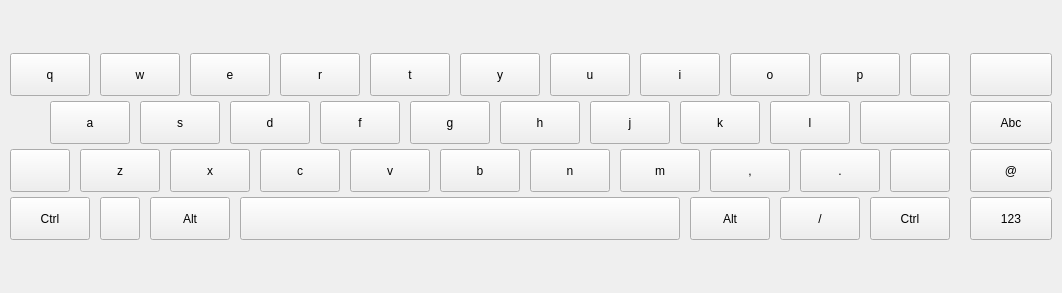
<?xml version="1.0" encoding="UTF-8"?>
<ui version="4.0">
 <class>KeyboardWidget</class>
 <widget class="QWidget" name="KeyboardWidget">
  <property name="windowModality">
   <enum>Qt::NonModal</enum>
  </property>
  <property name="geometry">
   <rect>
    <x>0</x>
    <y>0</y>
    <width>1062</width>
    <height>293</height>
   </rect>
  </property>
  <property name="sizePolicy">
   <sizepolicy hsizetype="Expanding" vsizetype="Fixed">
    <horstretch>0</horstretch>
    <verstretch>0</verstretch>
   </sizepolicy>
  </property>
  <property name="sizeIncrement">
   <size>
    <width>0</width>
    <height>0</height>
   </size>
  </property>
  <property name="windowTitle">
   <string>KeyboardWidget</string>
  </property>
  <layout class="QHBoxLayout" name="layout">
   <property name="spacing">
    <number>0</number>
   </property>
   <property name="sizeConstraint">
    <enum>QLayout::SetMinAndMaxSize</enum>
   </property>
   <property name="leftMargin">
    <number>0</number>
   </property>
   <property name="topMargin">
    <number>0</number>
   </property>
   <property name="rightMargin">
    <number>0</number>
   </property>
   <property name="bottomMargin">
    <number>0</number>
   </property>
   <item>
    <layout class="QHBoxLayout" name="hl_main">
     <property name="spacing">
      <number>20</number>
     </property>
     <property name="sizeConstraint">
      <enum>QLayout::SetNoConstraint</enum>
     </property>
     <property name="leftMargin">
      <number>10</number>
     </property>
     <property name="topMargin">
      <number>10</number>
     </property>
     <property name="rightMargin">
      <number>10</number>
     </property>
     <property name="bottomMargin">
      <number>10</number>
     </property>
     <item>
      <widget class="QStackedWidget" name="stackedWidget">
       <property name="currentIndex">
        <number>0</number>
       </property>
       <widget class="QWidget" name="page_letter">
        <layout class="QVBoxLayout" name="verticalLayout_4">
         <property name="spacing">
          <number>0</number>
         </property>
         <property name="sizeConstraint">
          <enum>QLayout::SetNoConstraint</enum>
         </property>
         <property name="leftMargin">
          <number>0</number>
         </property>
         <property name="topMargin">
          <number>0</number>
         </property>
         <property name="rightMargin">
          <number>0</number>
         </property>
         <property name="bottomMargin">
          <number>0</number>
         </property>
         <item>
          <layout class="QVBoxLayout" name="vl_page_letter">
           <property name="spacing">
            <number>5</number>
           </property>
           <property name="sizeConstraint">
            <enum>QLayout::SetNoConstraint</enum>
           </property>
           <item>
            <spacer name="vs_lefttop">
             <property name="orientation">
              <enum>Qt::Vertical</enum>
             </property>
             <property name="sizeHint" stdset="0">
              <size>
               <width>20</width>
               <height>40</height>
              </size>
             </property>
            </spacer>
           </item>
           <item>
            <layout class="QHBoxLayout" name="hl_1">
             <property name="spacing">
              <number>10</number>
             </property>
             <property name="sizeConstraint">
              <enum>QLayout::SetNoConstraint</enum>
             </property>
             <item>
              <widget class="QPushButton" name="btn_0">
               <property name="sizePolicy">
                <sizepolicy hsizetype="Minimum" vsizetype="Expanding">
                 <horstretch>0</horstretch>
                 <verstretch>0</verstretch>
                </sizepolicy>
               </property>
               <property name="text">
                <string notr="true">q</string>
               </property>
              </widget>
             </item>
             <item>
              <widget class="QPushButton" name="btn_1">
               <property name="sizePolicy">
                <sizepolicy hsizetype="Minimum" vsizetype="Expanding">
                 <horstretch>0</horstretch>
                 <verstretch>0</verstretch>
                </sizepolicy>
               </property>
               <property name="text">
                <string notr="true">w</string>
               </property>
              </widget>
             </item>
             <item>
              <widget class="QPushButton" name="btn_2">
               <property name="sizePolicy">
                <sizepolicy hsizetype="Minimum" vsizetype="Expanding">
                 <horstretch>0</horstretch>
                 <verstretch>0</verstretch>
                </sizepolicy>
               </property>
               <property name="text">
                <string notr="true">e</string>
               </property>
              </widget>
             </item>
             <item>
              <widget class="QPushButton" name="btn_3">
               <property name="sizePolicy">
                <sizepolicy hsizetype="Minimum" vsizetype="Expanding">
                 <horstretch>0</horstretch>
                 <verstretch>0</verstretch>
                </sizepolicy>
               </property>
               <property name="text">
                <string notr="true">r</string>
               </property>
              </widget>
             </item>
             <item>
              <widget class="QPushButton" name="btn_4">
               <property name="sizePolicy">
                <sizepolicy hsizetype="Minimum" vsizetype="Expanding">
                 <horstretch>0</horstretch>
                 <verstretch>0</verstretch>
                </sizepolicy>
               </property>
               <property name="text">
                <string notr="true">t</string>
               </property>
              </widget>
             </item>
             <item>
              <widget class="QPushButton" name="btn_5">
               <property name="sizePolicy">
                <sizepolicy hsizetype="Minimum" vsizetype="Expanding">
                 <horstretch>0</horstretch>
                 <verstretch>0</verstretch>
                </sizepolicy>
               </property>
               <property name="text">
                <string notr="true">y</string>
               </property>
              </widget>
             </item>
             <item>
              <widget class="QPushButton" name="btn_6">
               <property name="sizePolicy">
                <sizepolicy hsizetype="Minimum" vsizetype="Expanding">
                 <horstretch>0</horstretch>
                 <verstretch>0</verstretch>
                </sizepolicy>
               </property>
               <property name="text">
                <string notr="true">u</string>
               </property>
              </widget>
             </item>
             <item>
              <widget class="QPushButton" name="btn_7">
               <property name="sizePolicy">
                <sizepolicy hsizetype="Minimum" vsizetype="Expanding">
                 <horstretch>0</horstretch>
                 <verstretch>0</verstretch>
                </sizepolicy>
               </property>
               <property name="text">
                <string notr="true">i</string>
               </property>
              </widget>
             </item>
             <item>
              <widget class="QPushButton" name="btn_8">
               <property name="sizePolicy">
                <sizepolicy hsizetype="Minimum" vsizetype="Expanding">
                 <horstretch>0</horstretch>
                 <verstretch>0</verstretch>
                </sizepolicy>
               </property>
               <property name="text">
                <string notr="true">o</string>
               </property>
              </widget>
             </item>
             <item>
              <widget class="QPushButton" name="btn_9">
               <property name="sizePolicy">
                <sizepolicy hsizetype="Minimum" vsizetype="Expanding">
                 <horstretch>0</horstretch>
                 <verstretch>0</verstretch>
                </sizepolicy>
               </property>
               <property name="text">
                <string notr="true">p</string>
               </property>
              </widget>
             </item>
             <item>
              <widget class="QPushButton" name="btn_backspace">
               <property name="sizePolicy">
                <sizepolicy hsizetype="Minimum" vsizetype="Expanding">
                 <horstretch>0</horstretch>
                 <verstretch>0</verstretch>
                </sizepolicy>
               </property>
               <property name="text">
                <string/>
               </property>
              </widget>
             </item>
            </layout>
           </item>
           <item>
            <layout class="QHBoxLayout" name="hl_2">
             <property name="spacing">
              <number>10</number>
             </property>
             <property name="sizeConstraint">
              <enum>QLayout::SetNoConstraint</enum>
             </property>
             <item>
              <spacer name="spacer_2">
               <property name="orientation">
                <enum>Qt::Horizontal</enum>
               </property>
               <property name="sizeType">
                <enum>QSizePolicy::Maximum</enum>
               </property>
               <property name="sizeHint" stdset="0">
                <size>
                 <width>40</width>
                 <height>20</height>
                </size>
               </property>
              </spacer>
             </item>
             <item>
              <widget class="QPushButton" name="btn_10">
               <property name="sizePolicy">
                <sizepolicy hsizetype="Minimum" vsizetype="Expanding">
                 <horstretch>0</horstretch>
                 <verstretch>0</verstretch>
                </sizepolicy>
               </property>
               <property name="text">
                <string notr="true">a</string>
               </property>
              </widget>
             </item>
             <item>
              <widget class="QPushButton" name="btn_11">
               <property name="sizePolicy">
                <sizepolicy hsizetype="Minimum" vsizetype="Expanding">
                 <horstretch>0</horstretch>
                 <verstretch>0</verstretch>
                </sizepolicy>
               </property>
               <property name="text">
                <string notr="true">s</string>
               </property>
              </widget>
             </item>
             <item>
              <widget class="QPushButton" name="btn_12">
               <property name="sizePolicy">
                <sizepolicy hsizetype="Minimum" vsizetype="Expanding">
                 <horstretch>0</horstretch>
                 <verstretch>0</verstretch>
                </sizepolicy>
               </property>
               <property name="text">
                <string notr="true">d</string>
               </property>
              </widget>
             </item>
             <item>
              <widget class="QPushButton" name="btn_13">
               <property name="sizePolicy">
                <sizepolicy hsizetype="Minimum" vsizetype="Expanding">
                 <horstretch>0</horstretch>
                 <verstretch>0</verstretch>
                </sizepolicy>
               </property>
               <property name="text">
                <string notr="true">f</string>
               </property>
              </widget>
             </item>
             <item>
              <widget class="QPushButton" name="btn_14">
               <property name="sizePolicy">
                <sizepolicy hsizetype="Minimum" vsizetype="Expanding">
                 <horstretch>0</horstretch>
                 <verstretch>0</verstretch>
                </sizepolicy>
               </property>
               <property name="text">
                <string notr="true">g</string>
               </property>
              </widget>
             </item>
             <item>
              <widget class="QPushButton" name="btn_15">
               <property name="sizePolicy">
                <sizepolicy hsizetype="Minimum" vsizetype="Expanding">
                 <horstretch>0</horstretch>
                 <verstretch>0</verstretch>
                </sizepolicy>
               </property>
               <property name="text">
                <string notr="true">h</string>
               </property>
              </widget>
             </item>
             <item>
              <widget class="QPushButton" name="btn_16">
               <property name="sizePolicy">
                <sizepolicy hsizetype="Minimum" vsizetype="Expanding">
                 <horstretch>0</horstretch>
                 <verstretch>0</verstretch>
                </sizepolicy>
               </property>
               <property name="text">
                <string notr="true">j</string>
               </property>
              </widget>
             </item>
             <item>
              <widget class="QPushButton" name="btn_17">
               <property name="sizePolicy">
                <sizepolicy hsizetype="Minimum" vsizetype="Expanding">
                 <horstretch>0</horstretch>
                 <verstretch>0</verstretch>
                </sizepolicy>
               </property>
               <property name="text">
                <string notr="true">k</string>
               </property>
              </widget>
             </item>
             <item>
              <widget class="QPushButton" name="btn_18">
               <property name="sizePolicy">
                <sizepolicy hsizetype="Minimum" vsizetype="Expanding">
                 <horstretch>0</horstretch>
                 <verstretch>0</verstretch>
                </sizepolicy>
               </property>
               <property name="text">
                <string notr="true">l</string>
               </property>
              </widget>
             </item>
             <item>
              <widget class="QPushButton" name="btn_enter">
               <property name="sizePolicy">
                <sizepolicy hsizetype="Expanding" vsizetype="Expanding">
                 <horstretch>0</horstretch>
                 <verstretch>0</verstretch>
                </sizepolicy>
               </property>
               <property name="styleSheet">
                <string notr="true"/>
               </property>
               <property name="text">
                <string notr="true"/>
               </property>
              </widget>
             </item>
            </layout>
           </item>
           <item>
            <layout class="QHBoxLayout" name="hl_3">
             <property name="spacing">
              <number>10</number>
             </property>
             <property name="sizeConstraint">
              <enum>QLayout::SetNoConstraint</enum>
             </property>
             <item>
              <widget class="QPushButton" name="btn_shift_l">
               <property name="sizePolicy">
                <sizepolicy hsizetype="MinimumExpanding" vsizetype="Expanding">
                 <horstretch>0</horstretch>
                 <verstretch>0</verstretch>
                </sizepolicy>
               </property>
               <property name="styleSheet">
                <string notr="true"/>
               </property>
               <property name="text">
                <string notr="true"/>
               </property>
              </widget>
             </item>
             <item>
              <widget class="QPushButton" name="btn_19">
               <property name="sizePolicy">
                <sizepolicy hsizetype="Minimum" vsizetype="Expanding">
                 <horstretch>0</horstretch>
                 <verstretch>0</verstretch>
                </sizepolicy>
               </property>
               <property name="text">
                <string notr="true">z</string>
               </property>
              </widget>
             </item>
             <item>
              <widget class="QPushButton" name="btn_20">
               <property name="sizePolicy">
                <sizepolicy hsizetype="Minimum" vsizetype="Expanding">
                 <horstretch>0</horstretch>
                 <verstretch>0</verstretch>
                </sizepolicy>
               </property>
               <property name="text">
                <string notr="true">x</string>
               </property>
              </widget>
             </item>
             <item>
              <widget class="QPushButton" name="btn_21">
               <property name="sizePolicy">
                <sizepolicy hsizetype="Minimum" vsizetype="Expanding">
                 <horstretch>0</horstretch>
                 <verstretch>0</verstretch>
                </sizepolicy>
               </property>
               <property name="text">
                <string notr="true">c</string>
               </property>
              </widget>
             </item>
             <item>
              <widget class="QPushButton" name="btn_22">
               <property name="sizePolicy">
                <sizepolicy hsizetype="Minimum" vsizetype="Expanding">
                 <horstretch>0</horstretch>
                 <verstretch>0</verstretch>
                </sizepolicy>
               </property>
               <property name="text">
                <string notr="true">v</string>
               </property>
              </widget>
             </item>
             <item>
              <widget class="QPushButton" name="btn_23">
               <property name="sizePolicy">
                <sizepolicy hsizetype="Minimum" vsizetype="Expanding">
                 <horstretch>0</horstretch>
                 <verstretch>0</verstretch>
                </sizepolicy>
               </property>
               <property name="text">
                <string notr="true">b</string>
               </property>
              </widget>
             </item>
             <item>
              <widget class="QPushButton" name="btn_24">
               <property name="sizePolicy">
                <sizepolicy hsizetype="Minimum" vsizetype="Expanding">
                 <horstretch>0</horstretch>
                 <verstretch>0</verstretch>
                </sizepolicy>
               </property>
               <property name="text">
                <string notr="true">n</string>
               </property>
              </widget>
             </item>
             <item>
              <widget class="QPushButton" name="btn_25">
               <property name="sizePolicy">
                <sizepolicy hsizetype="Minimum" vsizetype="Expanding">
                 <horstretch>0</horstretch>
                 <verstretch>0</verstretch>
                </sizepolicy>
               </property>
               <property name="text">
                <string notr="true">m</string>
               </property>
              </widget>
             </item>
             <item>
              <widget class="QPushButton" name="btn_26">
               <property name="sizePolicy">
                <sizepolicy hsizetype="Minimum" vsizetype="Expanding">
                 <horstretch>0</horstretch>
                 <verstretch>0</verstretch>
                </sizepolicy>
               </property>
               <property name="text">
                <string notr="true">,</string>
               </property>
              </widget>
             </item>
             <item>
              <widget class="QPushButton" name="btn_27">
               <property name="sizePolicy">
                <sizepolicy hsizetype="Minimum" vsizetype="Expanding">
                 <horstretch>0</horstretch>
                 <verstretch>0</verstretch>
                </sizepolicy>
               </property>
               <property name="text">
                <string notr="true">.</string>
               </property>
              </widget>
             </item>
             <item>
              <widget class="QPushButton" name="btn_shift_r">
               <property name="sizePolicy">
                <sizepolicy hsizetype="MinimumExpanding" vsizetype="Expanding">
                 <horstretch>0</horstretch>
                 <verstretch>0</verstretch>
                </sizepolicy>
               </property>
               <property name="styleSheet">
                <string notr="true"/>
               </property>
               <property name="text">
                <string notr="true"/>
               </property>
              </widget>
             </item>
            </layout>
           </item>
           <item>
            <layout class="QHBoxLayout" name="hl_4">
             <property name="spacing">
              <number>10</number>
             </property>
             <property name="sizeConstraint">
              <enum>QLayout::SetNoConstraint</enum>
             </property>
             <item>
              <widget class="QPushButton" name="btn_ctrl_l">
               <property name="sizePolicy">
                <sizepolicy hsizetype="Minimum" vsizetype="Expanding">
                 <horstretch>0</horstretch>
                 <verstretch>0</verstretch>
                </sizepolicy>
               </property>
               <property name="styleSheet">
                <string notr="true"/>
               </property>
               <property name="text">
                <string notr="true">Ctrl</string>
               </property>
              </widget>
             </item>
             <item>
              <widget class="QPushButton" name="btn_super">
               <property name="sizePolicy">
                <sizepolicy hsizetype="Minimum" vsizetype="Expanding">
                 <horstretch>0</horstretch>
                 <verstretch>0</verstretch>
                </sizepolicy>
               </property>
               <property name="text">
                <string notr="true"/>
               </property>
              </widget>
             </item>
             <item>
              <widget class="QPushButton" name="btn_alt_l">
               <property name="sizePolicy">
                <sizepolicy hsizetype="Minimum" vsizetype="Expanding">
                 <horstretch>0</horstretch>
                 <verstretch>0</verstretch>
                </sizepolicy>
               </property>
               <property name="text">
                <string notr="true">Alt</string>
               </property>
              </widget>
             </item>
             <item>
              <widget class="QPushButton" name="btn_space">
               <property name="sizePolicy">
                <sizepolicy hsizetype="Expanding" vsizetype="Expanding">
                 <horstretch>0</horstretch>
                 <verstretch>0</verstretch>
                </sizepolicy>
               </property>
               <property name="text">
                <string notr="true"/>
               </property>
              </widget>
             </item>
             <item>
              <widget class="QPushButton" name="btn_alt_r">
               <property name="sizePolicy">
                <sizepolicy hsizetype="Minimum" vsizetype="Expanding">
                 <horstretch>0</horstretch>
                 <verstretch>0</verstretch>
                </sizepolicy>
               </property>
               <property name="text">
                <string notr="true">Alt</string>
               </property>
              </widget>
             </item>
             <item>
              <widget class="QPushButton" name="btn_28">
               <property name="sizePolicy">
                <sizepolicy hsizetype="Minimum" vsizetype="Expanding">
                 <horstretch>0</horstretch>
                 <verstretch>0</verstretch>
                </sizepolicy>
               </property>
               <property name="text">
                <string notr="true">/</string>
               </property>
              </widget>
             </item>
             <item>
              <widget class="QPushButton" name="btn_ctrl_r">
               <property name="sizePolicy">
                <sizepolicy hsizetype="Minimum" vsizetype="Expanding">
                 <horstretch>0</horstretch>
                 <verstretch>0</verstretch>
                </sizepolicy>
               </property>
               <property name="text">
                <string notr="true">Ctrl</string>
               </property>
              </widget>
             </item>
            </layout>
           </item>
           <item>
            <spacer name="vs_leftbottom">
             <property name="orientation">
              <enum>Qt::Vertical</enum>
             </property>
             <property name="sizeHint" stdset="0">
              <size>
               <width>20</width>
               <height>40</height>
              </size>
             </property>
            </spacer>
           </item>
          </layout>
         </item>
        </layout>
       </widget>
       <widget class="QWidget" name="page_number">
        <layout class="QHBoxLayout" name="horizontalLayout_4">
         <property name="sizeConstraint">
          <enum>QLayout::SetNoConstraint</enum>
         </property>
         <item>
          <spacer name="horizontalSpacer_2">
           <property name="orientation">
            <enum>Qt::Horizontal</enum>
           </property>
           <property name="sizeHint" stdset="0">
            <size>
             <width>40</width>
             <height>20</height>
            </size>
           </property>
          </spacer>
         </item>
         <item>
          <layout class="QHBoxLayout" name="horizontalLayout_3">
           <property name="spacing">
            <number>10</number>
           </property>
           <property name="sizeConstraint">
            <enum>QLayout::SetNoConstraint</enum>
           </property>
           <item>
            <layout class="QGridLayout" name="gridLayout">
             <property name="sizeConstraint">
              <enum>QLayout::SetNoConstraint</enum>
             </property>
             <property name="spacing">
              <number>10</number>
             </property>
             <item row="0" column="2">
              <widget class="QPushButton" name="btn_num_9">
               <property name="sizePolicy">
                <sizepolicy hsizetype="Minimum" vsizetype="Expanding">
                 <horstretch>0</horstretch>
                 <verstretch>0</verstretch>
                </sizepolicy>
               </property>
               <property name="text">
                <string notr="true">9</string>
               </property>
              </widget>
             </item>
             <item row="1" column="1">
              <widget class="QPushButton" name="btn_num_5">
               <property name="sizePolicy">
                <sizepolicy hsizetype="Minimum" vsizetype="Expanding">
                 <horstretch>0</horstretch>
                 <verstretch>0</verstretch>
                </sizepolicy>
               </property>
               <property name="text">
                <string notr="true">5</string>
               </property>
              </widget>
             </item>
             <item row="0" column="1">
              <widget class="QPushButton" name="btn_num_8">
               <property name="sizePolicy">
                <sizepolicy hsizetype="Minimum" vsizetype="Expanding">
                 <horstretch>0</horstretch>
                 <verstretch>0</verstretch>
                </sizepolicy>
               </property>
               <property name="text">
                <string notr="true">8</string>
               </property>
              </widget>
             </item>
             <item row="1" column="0">
              <widget class="QPushButton" name="btn_num_4">
               <property name="sizePolicy">
                <sizepolicy hsizetype="Minimum" vsizetype="Expanding">
                 <horstretch>0</horstretch>
                 <verstretch>0</verstretch>
                </sizepolicy>
               </property>
               <property name="text">
                <string notr="true">4</string>
               </property>
              </widget>
             </item>
             <item row="2" column="1">
              <widget class="QPushButton" name="btn_num_2">
               <property name="sizePolicy">
                <sizepolicy hsizetype="Minimum" vsizetype="Expanding">
                 <horstretch>0</horstretch>
                 <verstretch>0</verstretch>
                </sizepolicy>
               </property>
               <property name="text">
                <string notr="true">2</string>
               </property>
              </widget>
             </item>
             <item row="0" column="0">
              <widget class="QPushButton" name="btn_num_7">
               <property name="sizePolicy">
                <sizepolicy hsizetype="Minimum" vsizetype="Expanding">
                 <horstretch>0</horstretch>
                 <verstretch>0</verstretch>
                </sizepolicy>
               </property>
               <property name="text">
                <string notr="true">7</string>
               </property>
              </widget>
             </item>
             <item row="2" column="0">
              <widget class="QPushButton" name="btn_num_1">
               <property name="sizePolicy">
                <sizepolicy hsizetype="Minimum" vsizetype="Expanding">
                 <horstretch>0</horstretch>
                 <verstretch>0</verstretch>
                </sizepolicy>
               </property>
               <property name="text">
                <string notr="true">1</string>
               </property>
              </widget>
             </item>
             <item row="1" column="2">
              <widget class="QPushButton" name="btn_num_6">
               <property name="sizePolicy">
                <sizepolicy hsizetype="Minimum" vsizetype="Expanding">
                 <horstretch>0</horstretch>
                 <verstretch>0</verstretch>
                </sizepolicy>
               </property>
               <property name="text">
                <string notr="true">6</string>
               </property>
              </widget>
             </item>
             <item row="2" column="2">
              <widget class="QPushButton" name="btn_num_3">
               <property name="sizePolicy">
                <sizepolicy hsizetype="Minimum" vsizetype="Expanding">
                 <horstretch>0</horstretch>
                 <verstretch>0</verstretch>
                </sizepolicy>
               </property>
               <property name="text">
                <string notr="true">3</string>
               </property>
              </widget>
             </item>
             <item row="4" column="0" colspan="2">
              <widget class="QPushButton" name="btn_num_0">
               <property name="sizePolicy">
                <sizepolicy hsizetype="Minimum" vsizetype="Expanding">
                 <horstretch>0</horstretch>
                 <verstretch>0</verstretch>
                </sizepolicy>
               </property>
               <property name="text">
                <string notr="true">0</string>
               </property>
              </widget>
             </item>
             <item row="4" column="2">
              <widget class="QPushButton" name="btn_backspace_num">
               <property name="sizePolicy">
                <sizepolicy hsizetype="Minimum" vsizetype="Expanding">
                 <horstretch>0</horstretch>
                 <verstretch>0</verstretch>
                </sizepolicy>
               </property>
               <property name="text">
                <string/>
               </property>
              </widget>
             </item>
            </layout>
           </item>
           <item>
            <spacer name="horizontalSpacer_3">
             <property name="orientation">
              <enum>Qt::Horizontal</enum>
             </property>
             <property name="sizeHint" stdset="0">
              <size>
               <width>40</width>
               <height>20</height>
              </size>
             </property>
            </spacer>
           </item>
           <item>
            <layout class="QGridLayout" name="gridLayout_2">
             <property name="sizeConstraint">
              <enum>QLayout::SetNoConstraint</enum>
             </property>
             <property name="spacing">
              <number>10</number>
             </property>
             <item row="1" column="2">
              <widget class="QPushButton" name="btn_delete">
               <property name="sizePolicy">
                <sizepolicy hsizetype="Minimum" vsizetype="Expanding">
                 <horstretch>0</horstretch>
                 <verstretch>0</verstretch>
                </sizepolicy>
               </property>
               <property name="text">
                <string notr="true">Delete</string>
               </property>
              </widget>
             </item>
             <item row="1" column="3">
              <widget class="QPushButton" name="btn_end">
               <property name="sizePolicy">
                <sizepolicy hsizetype="Minimum" vsizetype="Expanding">
                 <horstretch>0</horstretch>
                 <verstretch>0</verstretch>
                </sizepolicy>
               </property>
               <property name="text">
                <string notr="true">End</string>
               </property>
              </widget>
             </item>
             <item row="0" column="2">
              <widget class="QPushButton" name="btn_insert">
               <property name="sizePolicy">
                <sizepolicy hsizetype="Minimum" vsizetype="Expanding">
                 <horstretch>0</horstretch>
                 <verstretch>0</verstretch>
                </sizepolicy>
               </property>
               <property name="text">
                <string notr="true">Insert</string>
               </property>
              </widget>
             </item>
             <item row="0" column="4">
              <widget class="QPushButton" name="btn_pgup">
               <property name="sizePolicy">
                <sizepolicy hsizetype="Minimum" vsizetype="Expanding">
                 <horstretch>0</horstretch>
                 <verstretch>0</verstretch>
                </sizepolicy>
               </property>
               <property name="text">
                <string notr="true">PgUp</string>
               </property>
              </widget>
             </item>
             <item row="3" column="4">
              <widget class="QPushButton" name="btn_right">
               <property name="sizePolicy">
                <sizepolicy hsizetype="Minimum" vsizetype="Expanding">
                 <horstretch>0</horstretch>
                 <verstretch>0</verstretch>
                </sizepolicy>
               </property>
               <property name="text">
                <string notr="true"/>
               </property>
              </widget>
             </item>
             <item row="3" column="2">
              <widget class="QPushButton" name="btn_left">
               <property name="sizePolicy">
                <sizepolicy hsizetype="Minimum" vsizetype="Expanding">
                 <horstretch>0</horstretch>
                 <verstretch>0</verstretch>
                </sizepolicy>
               </property>
               <property name="text">
                <string notr="true"/>
               </property>
              </widget>
             </item>
             <item row="0" column="3">
              <widget class="QPushButton" name="btn_home">
               <property name="sizePolicy">
                <sizepolicy hsizetype="Minimum" vsizetype="Expanding">
                 <horstretch>0</horstretch>
                 <verstretch>0</verstretch>
                </sizepolicy>
               </property>
               <property name="text">
                <string notr="true">Home</string>
               </property>
              </widget>
             </item>
             <item row="3" column="3">
              <widget class="QPushButton" name="btn_down">
               <property name="sizePolicy">
                <sizepolicy hsizetype="Minimum" vsizetype="Expanding">
                 <horstretch>0</horstretch>
                 <verstretch>0</verstretch>
                </sizepolicy>
               </property>
               <property name="text">
                <string notr="true"/>
               </property>
              </widget>
             </item>
             <item row="2" column="3">
              <widget class="QPushButton" name="btn_up">
               <property name="sizePolicy">
                <sizepolicy hsizetype="Minimum" vsizetype="Expanding">
                 <horstretch>0</horstretch>
                 <verstretch>0</verstretch>
                </sizepolicy>
               </property>
               <property name="text">
                <string notr="true"/>
               </property>
              </widget>
             </item>
             <item row="1" column="4">
              <widget class="QPushButton" name="btn_pgdn">
               <property name="sizePolicy">
                <sizepolicy hsizetype="Minimum" vsizetype="Expanding">
                 <horstretch>0</horstretch>
                 <verstretch>0</verstretch>
                </sizepolicy>
               </property>
               <property name="text">
                <string notr="true">PgDn</string>
               </property>
              </widget>
             </item>
            </layout>
           </item>
          </layout>
         </item>
         <item>
          <spacer name="horizontalSpacer_4">
           <property name="orientation">
            <enum>Qt::Horizontal</enum>
           </property>
           <property name="sizeHint" stdset="0">
            <size>
             <width>40</width>
             <height>20</height>
            </size>
           </property>
          </spacer>
         </item>
        </layout>
       </widget>
      </widget>
     </item>
     <item>
      <layout class="QVBoxLayout" name="vl_right">
       <property name="spacing">
        <number>5</number>
       </property>
       <property name="sizeConstraint">
        <enum>QLayout::SetNoConstraint</enum>
       </property>
       <property name="leftMargin">
        <number>0</number>
       </property>
       <property name="topMargin">
        <number>0</number>
       </property>
       <property name="rightMargin">
        <number>0</number>
       </property>
       <property name="bottomMargin">
        <number>0</number>
       </property>
       <item>
        <spacer name="vs_righttop">
         <property name="orientation">
          <enum>Qt::Vertical</enum>
         </property>
         <property name="sizeHint" stdset="0">
          <size>
           <width>20</width>
           <height>40</height>
          </size>
         </property>
        </spacer>
       </item>
       <item>
        <widget class="QPushButton" name="btn_close">
         <property name="sizePolicy">
          <sizepolicy hsizetype="Expanding" vsizetype="Expanding">
           <horstretch>0</horstretch>
           <verstretch>0</verstretch>
          </sizepolicy>
         </property>
         <property name="maximumSize">
          <size>
           <width>100</width>
           <height>16777215</height>
          </size>
         </property>
         <property name="text">
          <string notr="true"/>
         </property>
        </widget>
       </item>
       <item>
        <widget class="QPushButton" name="btn_letter">
         <property name="sizePolicy">
          <sizepolicy hsizetype="Expanding" vsizetype="Expanding">
           <horstretch>0</horstretch>
           <verstretch>0</verstretch>
          </sizepolicy>
         </property>
         <property name="maximumSize">
          <size>
           <width>100</width>
           <height>16777215</height>
          </size>
         </property>
         <property name="text">
          <string notr="true">Abc</string>
         </property>
        </widget>
       </item>
       <item>
        <widget class="QPushButton" name="btn_symbol">
         <property name="sizePolicy">
          <sizepolicy hsizetype="Expanding" vsizetype="Expanding">
           <horstretch>0</horstretch>
           <verstretch>0</verstretch>
          </sizepolicy>
         </property>
         <property name="maximumSize">
          <size>
           <width>100</width>
           <height>16777215</height>
          </size>
         </property>
         <property name="text">
          <string notr="true">@</string>
         </property>
        </widget>
       </item>
       <item>
        <widget class="QPushButton" name="btn_number">
         <property name="sizePolicy">
          <sizepolicy hsizetype="Expanding" vsizetype="Expanding">
           <horstretch>0</horstretch>
           <verstretch>0</verstretch>
          </sizepolicy>
         </property>
         <property name="maximumSize">
          <size>
           <width>100</width>
           <height>16777215</height>
          </size>
         </property>
         <property name="text">
          <string notr="true">123</string>
         </property>
        </widget>
       </item>
       <item>
        <spacer name="vs_rightbottom">
         <property name="orientation">
          <enum>Qt::Vertical</enum>
         </property>
         <property name="sizeHint" stdset="0">
          <size>
           <width>20</width>
           <height>40</height>
          </size>
         </property>
        </spacer>
       </item>
      </layout>
     </item>
    </layout>
   </item>
  </layout>
 </widget>
 <layoutdefault spacing="6" margin="11"/>
 <resources/>
 <connections/>
</ui>
